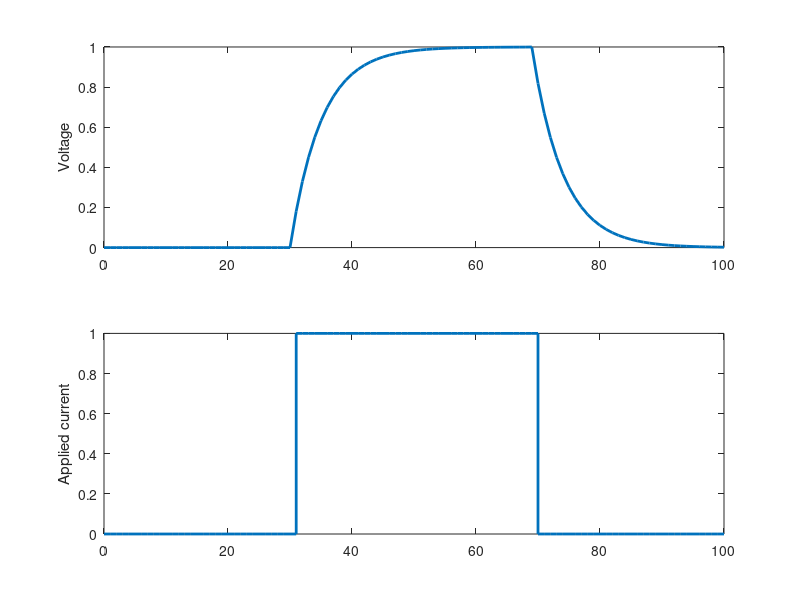

MATLAB code for this plot:
t = 0:100;
sig = zeros(size(t));
sig(31:70) = 1 - exp(-t(1:40)/5);
sig(70:101) = exp(-t(1:32)/5);

input = double(t > 30 & t < 70);

figure
subplot(2,1,1)
plot(t,sig,'linewidth',2)
ylabel('Voltage')
subplot(2,1,2)
stairs(t,input,'linewidth',2)
ylabel('Applied current')
